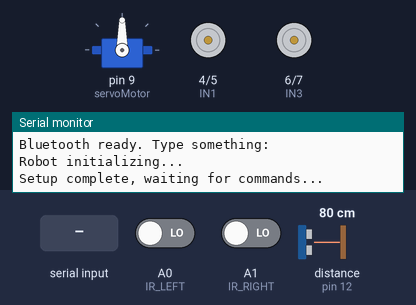
Simulated run of this sketch. Board: Arduino Uno, built with avr-gcc and run on an emulated ATmega328P. Parts: servo, motor-driver pin pairs drawn as motors (green arrow = first pin HIGH = forward, orange = second pin HIGH = backward, longer = more drive), the last lines printed to the serial monitor. Inputs (shaded band) come from the test bench; at power-on: distance to the obstacle (sensor on pin 12) 80 cm, A1 (IR_RIGHT) LOW, A0 (IR_LEFT) LOW. The echo pulse lasts 58.3 µs per cm.

Above: at 1.2 s.
1.3 s: "1" received over Serial
2.8 s: distance to the obstacle (sensor on pin 12) set to 22 cm
5.8 s: distance to the obstacle (sensor on pin 12) set to 18 cm
At 8.0 s:
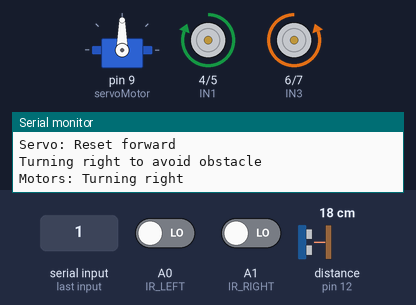
8.8 s: distance to the obstacle (sensor on pin 12) set to 35 cm
At 9.4 s:
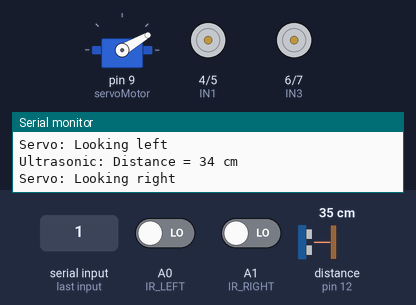
11.8 s: A1 (IR_RIGHT) driven HIGH
At 13.2 s:
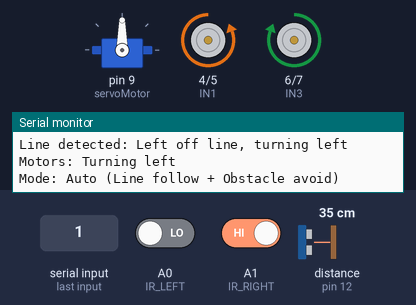
13.5 s: A0 (IR_LEFT) driven HIGH
At 14.7 s:
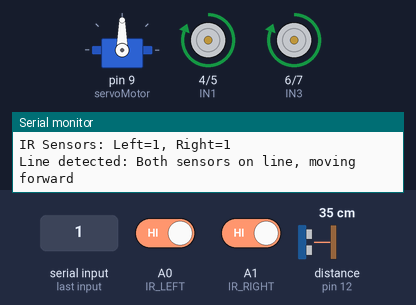
Timing chart, 0 to 16.3 s (numbered marks = the images above; inputs shaded):
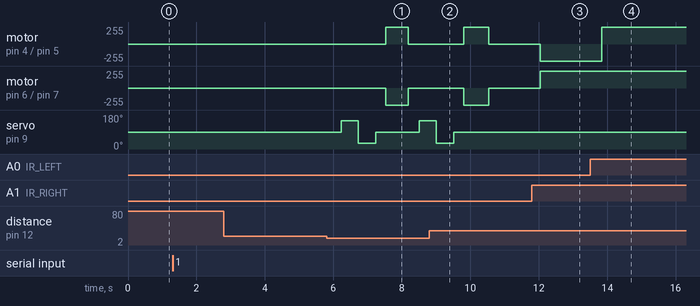

The sketch:

LineFollowCode.ino
```cpp
#include <Servo.h>
#include <SoftwareSerial.h>

// ------------------- Pin Definitions -------------------
// Motor driver pins (L298N)
#define IN1 4
#define IN2 5
#define IN3 6
#define IN4 7

// IR sensors
#define IR_LEFT A0
#define IR_RIGHT A1

// Ultrasonic
#define TRIG 11
#define ECHO 12

// Servo
Servo servoMotor;  // ultrasonic mounted on servo

// ------------------- Variables -------------------
char command,newcommand = ' ';
int mode;
long duration, distance;

// ------------------- Setup -------------------
void setup() {
  Serial.begin(9600);
  Serial.println("Bluetooth ready. Type something:");
  Serial.println("Robot initializing...");

  // Motor pins
  pinMode(IN1, OUTPUT);
  pinMode(IN2, OUTPUT);
  pinMode(IN3, OUTPUT);
  pinMode(IN4, OUTPUT);

  // IR pins
  pinMode(IR_LEFT, INPUT);
  pinMode(IR_RIGHT, INPUT);

  // Ultrasonic pins
  pinMode(TRIG, OUTPUT);
  pinMode(ECHO, INPUT);

  // Servo init
  servoMotor.attach(9);
  servoMotor.write(90); // look forward

  Serial.println("Setup complete, waiting for commands...");
}

// ------------------- Functions -------------------
void forward() {
  digitalWrite(IN1, HIGH);
  digitalWrite(IN2, LOW);
  digitalWrite(IN3, HIGH);
  digitalWrite(IN4, LOW);
  Serial.println("Motors: Moving forward");
}

void backward() {
  digitalWrite(IN1, LOW);
  digitalWrite(IN2, HIGH);
  digitalWrite(IN3, LOW);
  digitalWrite(IN4, HIGH);
  Serial.println("Motors: Moving backward");
}

void left() {
  digitalWrite(IN1, LOW);
  digitalWrite(IN2, HIGH);
  digitalWrite(IN3, HIGH);
  digitalWrite(IN4, LOW);
  Serial.println("Motors: Turning left");
}

void right() {
  digitalWrite(IN1, HIGH);
  digitalWrite(IN2, LOW);
  digitalWrite(IN3, LOW);
  digitalWrite(IN4, HIGH);
  Serial.println("Motors: Turning right");
}

void stopMotors() {
  digitalWrite(IN1, LOW);
  digitalWrite(IN2, LOW);
  digitalWrite(IN3, LOW);
  digitalWrite(IN4, LOW);
  Serial.println("Motors: Stopped");
}

long readUltrasonic() {
  digitalWrite(TRIG, LOW);
  delayMicroseconds(2);
  digitalWrite(TRIG, HIGH);
  delayMicroseconds(10);
  digitalWrite(TRIG, LOW);

  duration = pulseIn(ECHO, HIGH, 20000); // 20ms timeout
  distance = duration * 0.034 / 2;       // cm

  if (distance == 0) {
    Serial.println("Ultrasonic: No echo detected");
  } else {
    Serial.print("Ultrasonic: Distance = ");
    Serial.print(distance);
    Serial.println(" cm");
  }

  return distance;
}

// ------------------- Line Following -------------------
void lineFollow() {
  int leftIR = digitalRead(IR_LEFT);
  int rightIR = digitalRead(IR_RIGHT);

  Serial.print("IR Sensors: Left=");
  Serial.print(leftIR);
  Serial.print(", Right=");
  Serial.println(rightIR);

  if (leftIR == HIGH && rightIR == HIGH) {
    Serial.println("Line detected: Both sensors on line, moving forward");
    forward();
  }
  else if (leftIR == LOW && rightIR == HIGH) {
    Serial.println("Line detected: Left off line, turning left");
    left();
  }
  else if (leftIR == HIGH && rightIR == LOW) {
    Serial.println("Line detected: Right off line, turning right");
    right();
  }
  else {
    Serial.println("Line lost: Both sensors off line, stopping");
    stopMotors();
  }
}

// ------------------- Obstacle Avoid -------------------
void obstacleAvoid() {
  long dist = readUltrasonic();

  if (dist < 20 && dist > 0) {
    Serial.println("Obstacle detected! Stopping and scanning...");
    stopMotors();
    delay(300);

    // Look left
    Serial.println("Servo: Looking left");
    servoMotor.write(150);
    delay(500);
    long leftDist = readUltrasonic();

    // Look right
    Serial.println("Servo: Looking right");
    servoMotor.write(30);
    delay(500);
    long rightDist = readUltrasonic();

    // Reset forward
    Serial.println("Servo: Reset forward");
    servoMotor.write(90);
    delay(300);

    // Decide turn
    if (leftDist > rightDist) {
      Serial.println("Turning left to avoid obstacle");
      left();
      delay(500);
    } else {
      Serial.println("Turning right to avoid obstacle");
      right();
      delay(500);
    }
  }
  else {
    Serial.println("No obstacle detected, continuing line follow");
    lineFollow(); // continue following line
  }
}

// ------------------- Loop -------------------
void loop() {
  if (Serial.available()) {
    command = Serial.read();
    Serial.print("Command received: ");
    Serial.println(command);
  }

  if (command == '1') {
    mode=1;
    Serial.println("Mode: Auto (Line follow + Obstacle avoid)");
    obstacleAvoid();  // Auto: line follow + obstacle avoid
  }
  else if (command == '2') {
    mode=2;
    Serial.println("Mode: Manual control");

  }
  if(mode==1){

  }
  if(mode==2){
    if (Serial.available()) {
      newcommand = Serial.read();
      Serial.print("Manual command received: ");
      Serial.println(newcommand);
      if (newcommand == 'F') {
        forward();
      } else if (newcommand == 'B') {
        backward();
      } else if (newcommand == 'L') {
        left();
      } else if (newcommand == 'R') {
        right();
      } else if (newcommand == 'S') {
        stopMotors();
      }
    }
  }

  delay(100); // small delay to prevent Serial flooding
}
```

Measured:
- the behaviour switches between 21 and 20 cm on distance to the obstacle (sensor on pin 12) (found by bisection; images 0 and 1)
- after the input at 5.8 s, motor on pin 4 (IN1) / pin 5 (IN2): stopped → forward 255/255 after 1.7 s, → stopped 0.66 s later; motor on pin 6 (IN3) / pin 7 (IN4): stopped → backward 255/255 after 1.7 s, → stopped 0.66 s later; servo on pin 9 (servoMotor): 90° → 150° after 0.43 s, → 30° 0.50 s later, → 90° 0.50 s later, → 150° 1.3 s later
- after the input at 8.8 s, servo on pin 9 (servoMotor): goes on until 9.5 s, then stays 90°
- after the input at 11.8 s, motor on pin 4 (IN1) / pin 5 (IN2): stopped → backward 255/255 after 0.24 s; motor on pin 6 (IN3) / pin 7 (IN4): stopped → forward 255/255 after 0.24 s
- after the input at 13.5 s, motor on pin 4 (IN1) / pin 5 (IN2): backward 255/255 → forward 255/255 after 0.34 s
